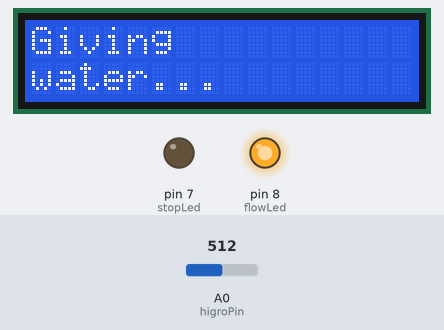
Recording of a sketch running on a simulated Arduino Uno, built with avr-gcc and run on an emulated ATmega328P. Shown: 16×2 character LCD, output pins drawn as LEDs (lit = HIGH). Inputs (shaded band) come from the test bench; at power-on: A0 (higroPin) = 512. What the sketch prints to the serial monitor is not drawn.

Above: at 1.2 s.
1.3 s: A0 (higroPin) set to 415
3.5 s: A0 (higroPin) set to 387
At 4.3 s:
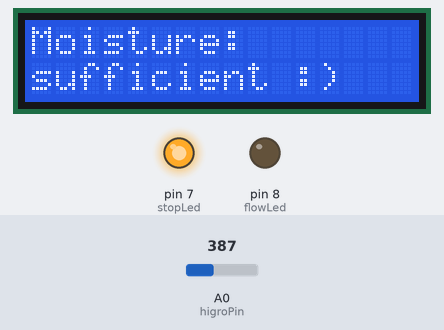
5.0 s: A0 (higroPin) set to 410
At 7.2 s:
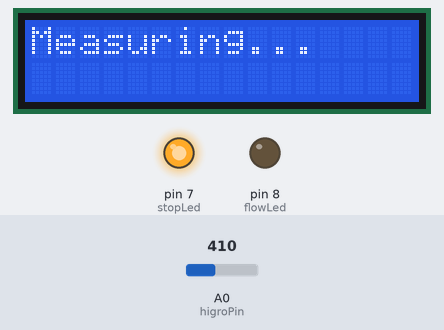
7.6 s: A0 (higroPin) set to 983
10.6 s: A0 (higroPin) set to 1014
13.6 s: A0 (higroPin) set to 0
At 14.0 s:
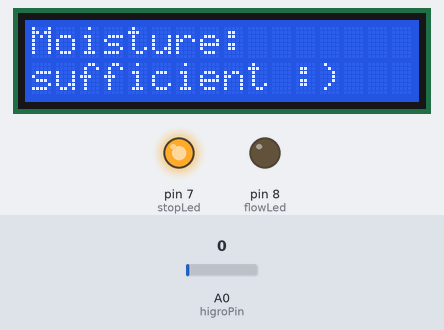
Timing chart, 0 to 16.6 s (numbered marks = the images above; inputs shaded):
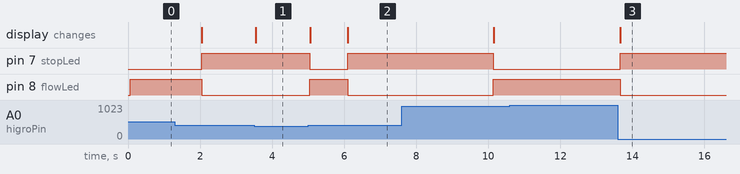

Measured:
- the behaviour switches between 401 and 400 on A0 (higroPin) (found by bisection; images 0 and 1)
- after the input at 3.5 s, the display: changes after 0.05 s (image 1)
- after the input at 5.0 s, pin 7 (stopLed): HIGH → LOW after 0.05 s, → HIGH 1.1 s later; pin 8 (flowLed): LOW → HIGH after 0.05 s, → LOW 1.1 s later; the display: first changes after 0.05 s (image 2 shows a later state)
- after the input at 10.6 s, every drawn part: stays the same
- after the input at 13.6 s, pin 7 (stopLed): LOW → HIGH after 0.06 s; pin 8 (flowLed): HIGH → LOW after 0.06 s; the display: changes after 0.07 s (image 3)

The sketch:

otoSulama.ino
```cpp
// Visual Micro is in vMicro>General>Tutorial Mode
//
/*
    Name:       otoSulama.ino
    Created:	31.12.2019 15:53:51
    Author:     DideAkay\Dide Akay
*/

// Define User Types below here or use a .h file
//


// Define Function Prototypes that use User Types below here or use a .h file
//

#include <LiquidCrystal.h>

LiquidCrystal lcd(12, 11, 5, 4, 3, 2);


int flowLed = 8; //motorStatus = high ise yanar
int stopLed = 7; //motorStatus = low ise yanar

int higroPin = A0;

int motorPin =10;

int esikDeger = 400;
int anlikDeger = 0;


long olcumSayaci;
long previousMillis = 0;
long currentMillis = 0;


// The setup() function runs once each time the micro-controller starts
void setup()
{
	pinMode(flowLed, OUTPUT);
	pinMode(stopLed, OUTPUT);
	pinMode(higroPin, INPUT);


	lcd.begin(16, 2);

	Serial.begin(9600);
}

// Add the main program code into the continuous loop() function
void loop()
{
	anlikDeger = analogRead(higroPin);
	Serial.println("anlikDeger");
	Serial.println(anlikDeger);

	olcumSayaci = currentMillis - previousMillis;
	Serial.println("olcumSayaci");
	Serial.println(olcumSayaci);


	if (anlikDeger > esikDeger){


		if (olcumSayaci == 0) {
			previousMillis = millis();
			digitalWrite(flowLed, HIGH);
			digitalWrite(stopLed, LOW);
			digitalWrite(motorPin, HIGH);
			currentMillis = millis();
			lcd.clear();
			lcd.print("Giving");
			lcd.setCursor(0, 1);
			lcd.print("water...");
		}


		else if (olcumSayaci <= 1000) {
			currentMillis = millis();
			// bir saniye boyunca motoru çalýþtýr
			digitalWrite(stopLed, LOW);
			digitalWrite(motorPin, HIGH);
			digitalWrite(flowLed, HIGH);
			lcd.clear();
			lcd.print("Giving");
			lcd.setCursor(0, 1);
			lcd.print("water...");

		}

		else if (olcumSayaci < 5000) {
			//ilk ölçümden beþ saniye sonra hala kuru ise
			//sayaçlarý bir sonraki ölçüm için sýfýrla
			//sayaçlar sýfýrlanýnca baþtaki if(olcumSayacý = 0) döngüsüne girip su verir
			currentMillis = millis();
			digitalWrite(stopLed, HIGH);
			digitalWrite(motorPin, LOW);
			digitalWrite(flowLed, LOW);
			lcd.clear();
			lcd.print("Measuring...");

		}

		else if (olcumSayaci > 5000) {
			olcumSayaci = 0;
			previousMillis = 0;
			currentMillis = 0;

		}


	}

	else {

			digitalWrite(flowLed, LOW);
			digitalWrite(stopLed, HIGH);
			digitalWrite(motorPin, LOW);
			previousMillis = 0;
			currentMillis = 0;
			lcd.clear();
			lcd.print("Moisture:");
			lcd.setCursor(0, 1);
			lcd.print("sufficient :)");
		}


	}
```
